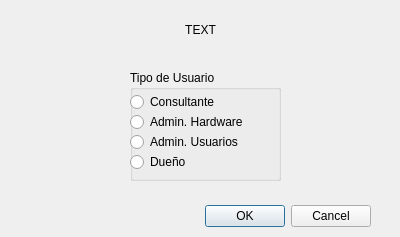
<?xml version="1.0" encoding="UTF-8"?>
<ui version="4.0">
 <class>setRankDialog</class>
 <widget class="QDialog" name="setRankDialog">
  <property name="geometry">
   <rect>
    <x>0</x>
    <y>0</y>
    <width>400</width>
    <height>237</height>
   </rect>
  </property>
  <property name="windowTitle">
   <string>Dialog</string>
  </property>
  <widget class="QDialogButtonBox" name="buttonBox">
   <property name="geometry">
    <rect>
     <x>30</x>
     <y>200</y>
     <width>341</width>
     <height>32</height>
    </rect>
   </property>
   <property name="orientation">
    <enum>Qt::Horizontal</enum>
   </property>
   <property name="standardButtons">
    <set>QDialogButtonBox::Cancel|QDialogButtonBox::Ok</set>
   </property>
  </widget>
  <widget class="QLabel" name="label_info">
   <property name="geometry">
    <rect>
     <x>5</x>
     <y>20</y>
     <width>391</width>
     <height>20</height>
    </rect>
   </property>
   <property name="text">
    <string>TEXT</string>
   </property>
   <property name="alignment">
    <set>Qt::AlignCenter</set>
   </property>
  </widget>
  <widget class="QGroupBox" name="groupBox_usertype">
   <property name="geometry">
    <rect>
     <x>130</x>
     <y>70</y>
     <width>151</width>
     <height>111</height>
    </rect>
   </property>
   <property name="title">
    <string>Tipo de Usuario</string>
   </property>
   <property name="flat">
    <bool>false</bool>
   </property>
   <property name="checkable">
    <bool>false</bool>
   </property>
   <widget class="QRadioButton" name="radioButton_c">
    <property name="geometry">
     <rect>
      <x>0</x>
      <y>20</y>
      <width>121</width>
      <height>24</height>
     </rect>
    </property>
    <property name="text">
     <string>Consultante</string>
    </property>
   </widget>
   <widget class="QRadioButton" name="radioButton_h">
    <property name="geometry">
     <rect>
      <x>0</x>
      <y>40</y>
      <width>141</width>
      <height>24</height>
     </rect>
    </property>
    <property name="text">
     <string>Admin. Hardware</string>
    </property>
   </widget>
   <widget class="QRadioButton" name="radioButton_o">
    <property name="geometry">
     <rect>
      <x>0</x>
      <y>80</y>
      <width>141</width>
      <height>24</height>
     </rect>
    </property>
    <property name="text">
     <string>Dueño</string>
    </property>
   </widget>
   <widget class="QRadioButton" name="radioButton_u">
    <property name="geometry">
     <rect>
      <x>0</x>
      <y>60</y>
      <width>141</width>
      <height>24</height>
     </rect>
    </property>
    <property name="text">
     <string>Admin. Usuarios</string>
    </property>
   </widget>
  </widget>
 </widget>
 <resources/>
 <connections>
  <connection>
   <sender>buttonBox</sender>
   <signal>accepted()</signal>
   <receiver>setRankDialog</receiver>
   <slot>accept()</slot>
   <hints>
    <hint type="sourcelabel">
     <x>248</x>
     <y>254</y>
    </hint>
    <hint type="destinationlabel">
     <x>157</x>
     <y>274</y>
    </hint>
   </hints>
  </connection>
  <connection>
   <sender>buttonBox</sender>
   <signal>rejected()</signal>
   <receiver>setRankDialog</receiver>
   <slot>reject()</slot>
   <hints>
    <hint type="sourcelabel">
     <x>316</x>
     <y>260</y>
    </hint>
    <hint type="destinationlabel">
     <x>286</x>
     <y>274</y>
    </hint>
   </hints>
  </connection>
 </connections>
</ui>
